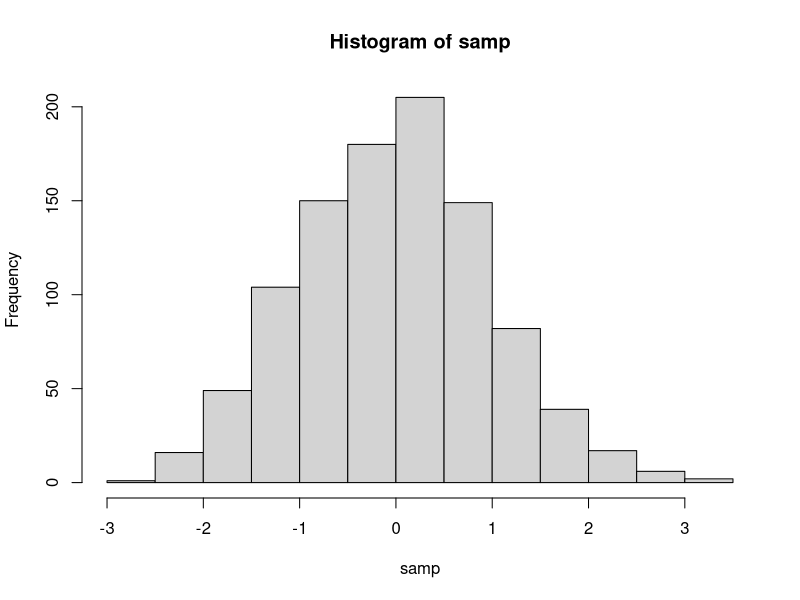

Write the R code that produced this figure.


outer_product <- function() {
  x <- 1:5
  y <- 5:10
  f <- function(x, y) sin(x)/(y^2 - cos(x))
  z <- outer(x,y,f)
  print(z)
}

{ 
  samp <- rnorm(1000)
  hist(samp)
  min(samp)
  print(min(samp))
  stats <- c(mean(samp), var(samp))
} -> my.stats

x <- data.frame()

newdata <- data.frame(emp_id = c(6:8),
                      emp_name = c("Jim", "Tim", "John"),
                      salary = c(578.0, 722.5, 632.8),
                      start_date = as.Date(c("2013-05-21", "2013-
                      07-30", "2014-06-17")),
                      dept = c("IT", "Operations", "Finance"),
                      stringsAsFactors = FALSE)



rbind(x, newdata)

